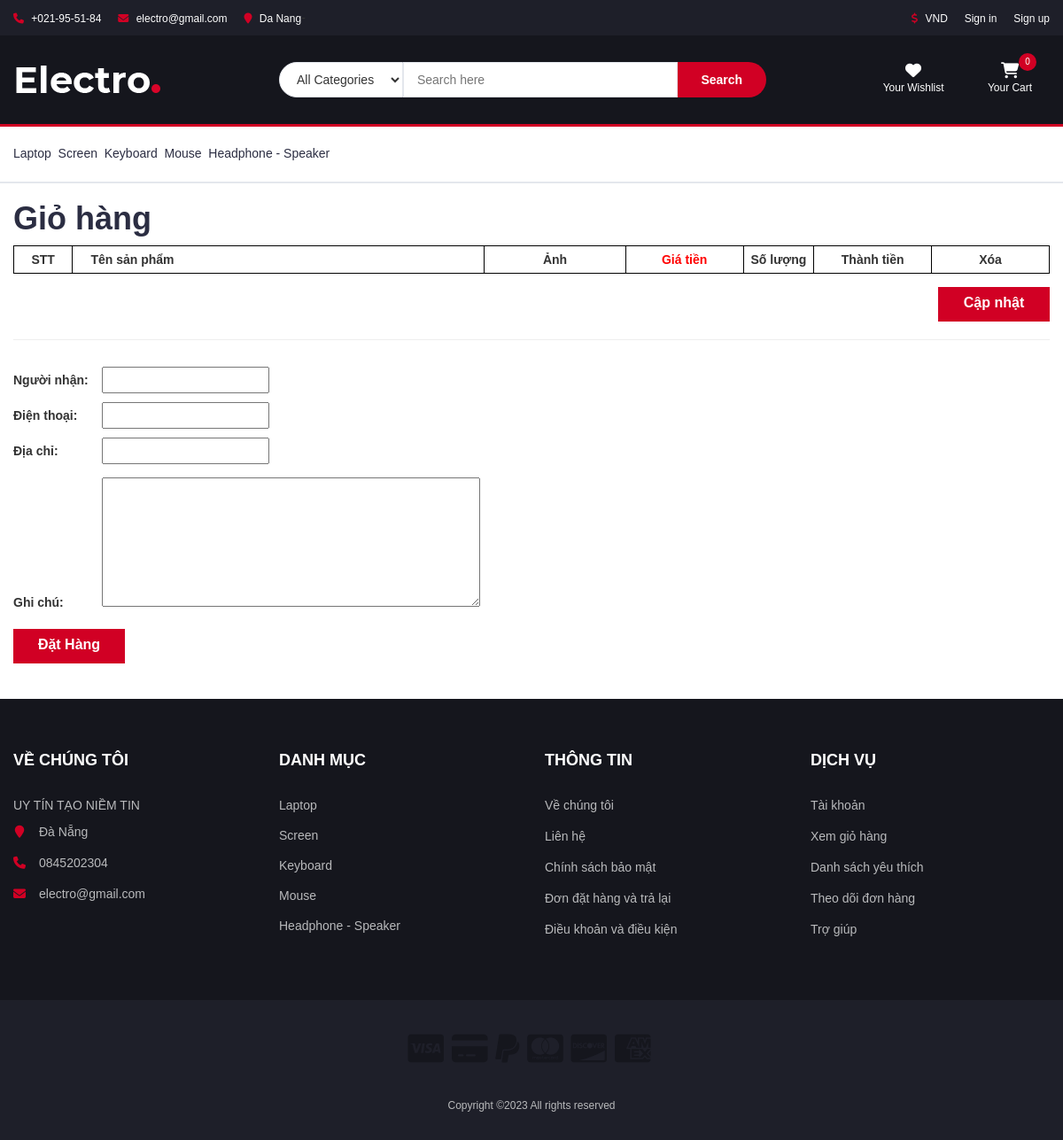
The app's page /cart.php with its own data.
### tables this page shows
CREATE TABLE `danhmuc_info` (
  `id` int(255) NOT NULL,
  `tendanhmuc` varchar(255) NOT NULL,
  `image_name` varchar(255) NOT NULL
);

### cart.php (the view, shortened to what this page needs)
<!DOCTYPE html>
<?php
include 'connect.php';
$error = false;
$success = false;
?>
<html lang="en">
<head>
    <?php include './partitals/css.php'; ?>
</head>
<body>
    <header>
        <div id="top-header">
            <div class="container">
                <ul class="header-links pull-left">
                    <li><a href="#"><i class="fa fa-phone"></i> +021-95-51-84</a></li>
                    <li><a href="#"><i class="fa fa-envelope-o"></i> electro@gmail.com</a></li>
                    <li><a href="#"><i class="fa fa-map-marker"></i> Da Nang</a></li>
                </ul>-
                <ul class="header-links pull-right">
                    <li><a href="#"><i class="fa fa-dollar"></i> VND</a></li>
                    <?php
                    if (isset($_SESSION['user_id'])) {
                    ?>
                        <li><a href="/electro-master/login.php"><i class="fa fa-user-o"></i>
                                <?php echo  $_SESSION['name_user'] ?>
                            </a>
                        <li><a href="log_out.php">Log out</a></li>
                    <?php } else { ?>
                        <li><a href="login.php">Sign in</a></li>
                        <li><a href="RegisterForm.php">Sign up</a></li>
                    <?php } ?>
                </ul>
            </div>
        </div>
        <div id="header">
            <div class="container">
                <div class="row">
                    <div class="col-md-3">
                        <div class="header-logo">
                            <a href="index.php" class="logo">
                                <img src="./img/logo.png" alt="">
                            </a>
                        </div>
                    </div>
                    <div class="col-md-6">
                        <div class="header-search">
                            <form>
                                <select class="input-select">
                                    <option value="0">All Categories</option>
                                </select>
                                <input class="input" placeholder="Search here">
                                <button class="search-btn">Search</button>
                            </form>
                        </div>
                    </div>
                    <div class="col-md-3 clearfix">
                        <div class="header-ctn">
                            <div>
                                <a href="show-wishlist.php">
                                    <i class="fa fa-heart-o"></i>
                                    <span>Your Wishlist</span>
                                </a>
                            </div>
                            <div class="dropdown">
                                <a class="dropdown-toggle" data-toggle="dropdown" aria-expanded="true">
                                    <a href="cart.php"><i class="fa fa-shopping-cart"></i>
                                        <span>Your Cart</span>
                                        <div class="qty">
                                            <?php
                                            if (isset($_SESSION['cart'])) {
                                                $count = count($_SESSION['cart']);
                                                echo "$count";
                                            } else {
                                                echo "0";
                                            }
                                            ?>
                                        </div>
                                    </a>
                                </a>
                            </div>
                        </div>
                    </div>
                </div>
            </div>
        </div>
    </header>
    <nav id="navigation">
        <div class="container">
            <div id="responsive-nav">
                <?php
                $sql = "SELECT * FROM danhmuc_info ";
                $result = mysqli_query($conn, $sql);
                ?>
                <?php
                while ($row = mysqli_fetch_array($result)) {
                ?>
                    <ul class="main-nav nav navbar-nav">
                        <li><a href="danhsachhanghoa.php?category_id=<?php echo $row['id'] ?> "><?php echo $row['tendanhmuc']; ?> &nbsp;</a></li>
                    </ul>
                <?php
                }
                ?>
            </div>
        </div>
    </nav>
    <div class="container">
        <?php if (!empty($error)) { ?>
            <div id="notify-msg">
                <?php echo $error ?>. <a href="javascript:history.back()">Quay lại</a>
            </div>
        <?php  } else { ?>
            <h1>Giỏ hàng</h1>
            <form id="cart-form" action="cart.php?action=submit" method="POST">
                <table>
                    <tr>
                        <th class="product-number">STT</th>
                        <th class="product-name">Tên sản phẩm</th>
                        <th class="product-img">Ảnh</th>
                        <th class="product-price">Giá tiền</th>
                        <th class="product-quantity">Số lượng</th>
                        <th class="total-money">Thành tiền</th>
                        <th class="product-delete">Xóa</th>
                    </tr>
                </table>
                <div id="form-button">
                    <input type="submit" class="button" name="update_click" value="Cập nhật">
                </div>
                <hr>
                <div><label>Người nhận:</label><input type="text" value="" name="name"></div>
                <div><label>Điện thoại:</label><input type="text" value="" name="phone"></div>
                <div><label>Địa chỉ:</label><input type="text" value="" name="address"></div>
                <div><label>Ghi chú:</label><textarea name="note" id="" cols="50" rows="7"></textarea></div>
                <input type="submit" class="button" name="order_click" value="Đặt Hàng">
            </form>
        <?php } ?>
        <br>
        <br>
    </div>
    <?php
    include './partitals/footer.php';
    ?>
</body>
</html>

### partitals/footer.php (shortened to what this page needs)
<!DOCTYPE html>
<html lang="en">
<head>
    <link rel="stylesheet" href="https://cdnjs.cloudflare.com/ajax/libs/font-awesome/6.2.1/css/all.min.css" />
</head>
<body>
<footer id="footer">
        <div class="section">
            <div class="container">
                <div class="row">
                    <div class="col-md-3 col-xs-6">
                        <div class="footer">
                            <h3 class="footer-title">Về Chúng Tôi</h3>
                            <p>UY TÍN TẠO NIỀM TIN</p>
                            <ul class="footer-links">
                                <li><a href="#"><i class="fa fa-map-marker"></i>Đà Nẵng</a></li>
                                <li><a href="#"><i class="fa fa-phone"></i>0845202304</a></li>
                                <li><a href="#"><i class="fa fa-envelope-o"></i>electro@gmail.com</a></li>
                            </ul>
                        </div>
                    </div>
                    <div class="col-md-3 col-xs-6">
                        <div class="footer">
                            <h3 class="footer-title">Danh mục</h3>
                            <?php
            $sql = "SELECT * FROM danhmuc_info ";
            $result = mysqli_query($conn, $sql);
            ?>
            <?php
            while($row = mysqli_fetch_array($result)) {
            ?>
                            <ul class="footer-links">
                                <li style="padding-bottom: 14px"><a href="danhsachhanghoa.php?category_id=<?php echo $row['id'] ?> "><?php echo $row['tendanhmuc'] ;?> </a></li>
                            </ul>
                            <?php
    }
        ?>
                        </div>
                    </div>
                    <div class="col-md-3 col-xs-6">
                        <div class="footer">
                            <h3 class="footer-title">Thông tin</h3>
                            <ul class="footer-links">
                                <li><a href="#">Về chúng tôi</a></li>
                                <li><a href="#">Liên hệ</a></li>
                                <li><a href="#">Chính sách bảo mật</a></li>
                                <li><a href="#">Đơn đặt hàng và trả lại</a></li>
                                <li><a href="#">Điều khoản và điều kiện</a></li>
                            </ul>
                        </div>
                    </div>
                    <div class="col-md-3 col-xs-6">
                        <div class="footer">
                            <h3 class="footer-title">Dịch vụ</h3>
                            <ul class="footer-links">
                                <li><a href="#">Tài khoản</a></li>
                                <li><a href="cart.php">Xem giỏ hàng</a></li>
                                <li><a href="show-wishlist.php">Danh sách yêu thích</a></li>
                                <li><a href="#">Theo dõi đơn hàng</a></li>
                                <li><a href="#">Trợ giúp</a></li>
                            </ul>
                        </div>
                    </div>
                </div>
            </div>
        </div>
        <div id="bottom-footer" class="section">
            <div class="container">
                <div class="row">
                    <div class="col-md-12 text-center">
                        <ul class="footer-payments">
                            <li><a href="#"><i class="fa-brands fa-cc-visa"></i></a></li>
                            <li><a href="#"><i class="fa-solid fa-credit-card"></i></a></li>
                            <li><a href="#"><i class="fa-brands fa-paypal"></i></a></li>
                            <li><a href="#"><i class="fa-brands fa-cc-mastercard"></i></a></li>
                            <li><a href="#"><i class="fa-brands fa-cc-discover"></i></i></a></li>
                            <li><a href="#"><i class="fa-brands fa-cc-amex"></i></a></li>
                        </ul>
                        <span class="copyright">
								Copyright &copy;<script>document.write(new Date().getFullYear());</script> All rights reserved
							</span>
                    </div>
                </div>
            </div>
        </div>
    </footer>
</body>
</html>

### css/style.css (style rules this page uses)
body { font-family: 'Montserrat', sans-serif; font-weight: 400; color: #333; text-rendering: optimizeLegibility; -webkit-font-smoothing: antialiased; }
html { scroll-behavior: smooth; }
h1, h2, h3, h4, h5, h6 { color: #2B2D42; font-weight: 700; margin: 0 0 10px; }
a { color: #2B2D42; font-weight: 500; -webkit-transition: 0.2s color; transition: 0.2s color; }
ul, ol { margin: 0; padding: 0; list-style: none }
.input { height: 40px; padding: 0px 15px; border: 1px solid #E4E7ED; background-color: #FFF; width: 100%; }
.input-select { padding: 0px 15px; background: #FFF; border: 1px solid #E4E7ED; height: 40px; }
.section { padding-top: 30px; padding-bottom: 30px; }
#top-header { padding-top: 10px; padding-bottom: 10px; background-color: #1E1F29; }
.header-links li { display: inline-block; margin-right: 15px; font-size: 12px; }
.header-links li:last-child { margin-right: 0px; }
.header-links li a { color: #FFF; }
.header-links li i { color: #D10024; margin-right: 5px; }
#header { padding-top: 15px; padding-bottom: 15px; background-color: #15161D; }
.header-logo { float: left; }
.header-logo .logo img { display: block; }
.header-search { padding: 15px 0px; }
.header-search form { position: relative; }
.header-search form .input-select { margin-right: -4px; border-radius: 40px 0px 0px 40px; }
.header-search form .input { width: calc(100% - 260px); margin-right: -4px; }
.header-search form .search-btn { height: 40px; width: 100px; background: #D10024; color: #FFF; font-weight: 700; border: none; border-radius: 0px 40px 40px 0px; }
.header-ctn { float: right; padding: 15px 0px; }
.header-ctn>div { display: inline-block; }
.header-ctn>div+div { margin-left: 15px; }
.header-ctn>div>a { display: block; position: relative; width: 90px; text-align: center; color: #FFF; }
.header-ctn>div>a>i { display: block; font-size: 18px; }
.header-ctn>div>a>span { font-size: 12px; }
.header-ctn>div>a>.qty { position: absolute; right: 15px; top: -10px; width: 20px; height: 20px; line-height: 20px; text-align: center; border-radius: 50%; font-size: 10px; color: #FFF; background-color: #D10024; }
#navigation { background: #FFF; border-bottom: 2px solid #E4E7ED; border-top: 3px solid #D10024; }
.main-nav>li>a { padding: 20px 0px; }
.main-nav>li>a:after { content: ""; display: block; width: 0%; height: 2px; background-color: #D10024; -webkit-transition: 0.2s all; transition: 0.2s all; }
#footer { background: #15161D; color: #B9BABC; }
#bottom-footer { background: #1E1F29; }
.footer { margin: 30px 0px; }
.footer .footer-title { color: #FFF; text-transform: uppercase; font-size: 18px; margin: 0px 0px 30px; }
.footer-links li+li { margin-top: 15px; }
.footer-links li a { color: #B9BABC; }
.footer-links li i { margin-right: 15px; color: #D10024; width: 14px; text-align: center; }
.copyright { margin-top: 30px; display: block; font-size: 12px; }
.footer-payments li { display: inline-block; margin-right: 5px; }
.footer-payments li a { color: #15161D; font-size: 36px; display: block; }

### cart.php (style rules this page uses)
body { font-family: arial; }
* { box-sizing: border-box; }
.container { width: 1200px; margin: 0 auto; }
h1 { padding-top: 20px; text-align: center; }
.product-price { color: red; font-weight: bold; }
.product-img { padding: 5px; border: 1px solid #000; margin-bottom: 5px; }
a { text-decoration: none; }
h1 { text-align: left; margin-top: 0; }
table { border-collapse: collapse; width: 1170px; }
table, th, td { border: 1px solid black; }
table .product-name { width: 350px; padding-left: 20px; }
table .product-img { width: 120px; text-align: center; }
table .product-number { width: 50px; text-align: center; }
table .product-price { width: 100px; text-align: center; }
table .product-quantity { width: 60px; text-align: center; }
table .total-money { width: 100px; text-align: center; }
#form-button { text-align: right; margin-top: 15px; }
.product-delete { width: 100px; text-align: center; }
#cart-form label { width: 100px; display: inline-block; margin-top: 15px; }
#cart-form textarea { margin-top: 15px; }
#cart-form input { line-height: 30px; height: 30px; }
input[name="order_click"] { margin-top: 15px; }
.button { width: 126px; height: 52px; font-size: 16px; color: #fff; background-color: #D10024; border: 2px solid #D10024; padding-bottom: 34px; font-weight: 700; }

### records on screen
danhmuc_info: tendanhmuc "Laptop"
danhmuc_info: tendanhmuc "Screen"
danhmuc_info: tendanhmuc "Keyboard"
danhmuc_info: tendanhmuc "Mouse"
danhmuc_info: tendanhmuc "Headphone - Speaker"

### other values on screen
$count "0"
